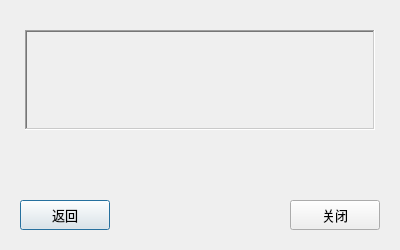
<?xml version="1.0" encoding="UTF-8"?>
<ui version="4.0">
 <class>Alert</class>
 <widget class="QDialog" name="Alert">
  <property name="geometry">
   <rect>
    <x>0</x>
    <y>0</y>
    <width>400</width>
    <height>250</height>
   </rect>
  </property>
  <property name="windowTitle">
   <string>提示</string>
  </property>
  <widget class="QPushButton" name="back">
   <property name="geometry">
    <rect>
     <x>20</x>
     <y>200</y>
     <width>90</width>
     <height>30</height>
    </rect>
   </property>
   <property name="font">
    <font>
     <family>微软雅黑</family>
     <pointsize>10</pointsize>
    </font>
   </property>
   <property name="text">
    <string>返回</string>
   </property>
  </widget>
  <widget class="QPushButton" name="close">
   <property name="geometry">
    <rect>
     <x>290</x>
     <y>200</y>
     <width>90</width>
     <height>30</height>
    </rect>
   </property>
   <property name="font">
    <font>
     <family>微软雅黑</family>
     <pointsize>10</pointsize>
    </font>
   </property>
   <property name="text">
    <string>关闭</string>
   </property>
  </widget>
  <widget class="QLabel" name="label">
   <property name="geometry">
    <rect>
     <x>25</x>
     <y>30</y>
     <width>350</width>
     <height>100</height>
    </rect>
   </property>
   <property name="font">
    <font>
     <family>微软雅黑</family>
     <pointsize>14</pointsize>
    </font>
   </property>
   <property name="frameShape">
    <enum>QFrame::WinPanel</enum>
   </property>
   <property name="frameShadow">
    <enum>QFrame::Sunken</enum>
   </property>
   <property name="text">
    <string/>
   </property>
   <property name="alignment">
    <set>Qt::AlignCenter</set>
   </property>
  </widget>
 </widget>
 <resources/>
 <connections/>
</ui>
